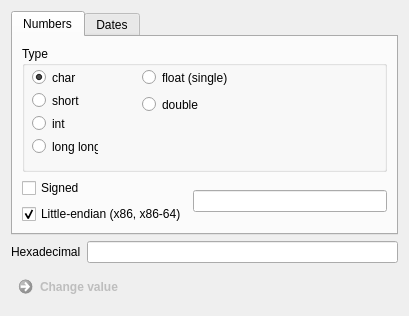
<?xml version="1.0" encoding="UTF-8"?>
<ui version="4.0">
 <class>Form</class>
 <widget class="QWidget" name="Form">
  <property name="geometry">
   <rect>
    <x>0</x>
    <y>0</y>
    <width>409</width>
    <height>316</height>
   </rect>
  </property>
  <property name="minimumSize">
   <size>
    <width>0</width>
    <height>306</height>
   </size>
  </property>
  <property name="windowTitle">
   <string>Form</string>
  </property>
  <layout class="QVBoxLayout" name="verticalLayout">
   <item>
    <widget class="QTabWidget" name="tabWidget">
     <property name="currentIndex">
      <number>0</number>
     </property>
     <widget class="QWidget" name="tab_numbers">
      <attribute name="title">
       <string>Numbers</string>
      </attribute>
      <layout class="QVBoxLayout" name="verticalLayout_3">
       <item>
        <widget class="QGroupBox" name="groupBox">
         <property name="title">
          <string>Type</string>
         </property>
         <widget class="QRadioButton" name="eightBitRadioButton">
          <property name="geometry">
           <rect>
            <x>10</x>
            <y>23</y>
            <width>44</width>
            <height>17</height>
           </rect>
          </property>
          <property name="text">
           <string>char</string>
          </property>
          <property name="checked">
           <bool>true</bool>
          </property>
         </widget>
         <widget class="QRadioButton" name="sixteenBitRadioButton">
          <property name="geometry">
           <rect>
            <x>10</x>
            <y>46</y>
            <width>48</width>
            <height>17</height>
           </rect>
          </property>
          <property name="text">
           <string>short</string>
          </property>
         </widget>
         <widget class="QRadioButton" name="thirtyTwoBitRadioButton">
          <property name="geometry">
           <rect>
            <x>10</x>
            <y>69</y>
            <width>35</width>
            <height>17</height>
           </rect>
          </property>
          <property name="text">
           <string>int</string>
          </property>
         </widget>
         <widget class="QRadioButton" name="sixtyFourBitRadioButton">
          <property name="geometry">
           <rect>
            <x>10</x>
            <y>92</y>
            <width>66</width>
            <height>17</height>
           </rect>
          </property>
          <property name="text">
           <string>long long</string>
          </property>
         </widget>
         <widget class="QRadioButton" name="singleRadioButton">
          <property name="geometry">
           <rect>
            <x>120</x>
            <y>23</y>
            <width>347</width>
            <height>17</height>
           </rect>
          </property>
          <property name="text">
           <string>float (single)</string>
          </property>
          <property name="checked">
           <bool>false</bool>
          </property>
         </widget>
         <widget class="QRadioButton" name="doubleRadioButton">
          <property name="geometry">
           <rect>
            <x>120</x>
            <y>50</y>
            <width>347</width>
            <height>17</height>
           </rect>
          </property>
          <property name="text">
           <string>double</string>
          </property>
         </widget>
        </widget>
       </item>
       <item>
        <layout class="QHBoxLayout" name="horizontalLayout">
         <item>
          <layout class="QVBoxLayout" name="verticalLayout_7">
           <item>
            <widget class="QCheckBox" name="signedCheckBox">
             <property name="enabled">
              <bool>true</bool>
             </property>
             <property name="text">
              <string>Signed</string>
             </property>
            </widget>
           </item>
           <item>
            <widget class="QCheckBox" name="littleEndianCheckBox">
             <property name="text">
              <string>Little-endian (x86, x86-64)</string>
             </property>
             <property name="checked">
              <bool>true</bool>
             </property>
            </widget>
           </item>
          </layout>
         </item>
         <item>
          <widget class="QLineEdit" name="numberEdit">
           <property name="alignment">
            <set>Qt::AlignRight|Qt::AlignTrailing|Qt::AlignVCenter</set>
           </property>
          </widget>
         </item>
        </layout>
       </item>
      </layout>
     </widget>
     <widget class="QWidget" name="tab_dates">
      <attribute name="title">
       <string>Dates</string>
      </attribute>
      <layout class="QVBoxLayout" name="verticalLayout_2">
       <item>
        <widget class="QCalendarWidget" name="calendarWidget">
         <property name="enabled">
          <bool>false</bool>
         </property>
        </widget>
       </item>
       <item>
        <widget class="QTimeEdit" name="timeEdit"/>
       </item>
      </layout>
     </widget>
    </widget>
   </item>
   <item>
    <layout class="QHBoxLayout" name="horizontalLayout_3">
     <item>
      <widget class="QLabel" name="label">
       <property name="text">
        <string>Hexadecimal</string>
       </property>
      </widget>
     </item>
     <item>
      <widget class="QLineEdit" name="hexEdit">
       <property name="alignment">
        <set>Qt::AlignRight|Qt::AlignTrailing|Qt::AlignVCenter</set>
       </property>
      </widget>
     </item>
    </layout>
   </item>
   <item>
    <widget class="QCommandLinkButton" name="changeButton">
     <property name="enabled">
      <bool>false</bool>
     </property>
     <property name="text">
      <string>Change value</string>
     </property>
    </widget>
   </item>
  </layout>
 </widget>
 <resources/>
 <connections/>
</ui>
